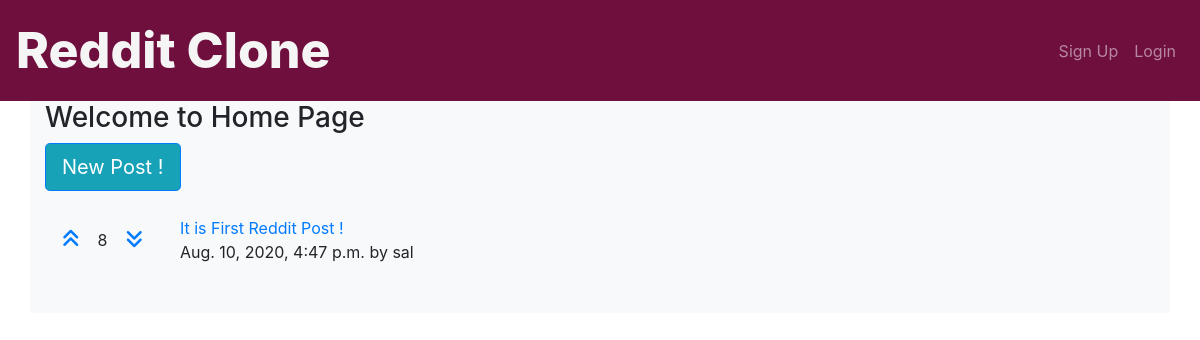
The app's page /, older data.
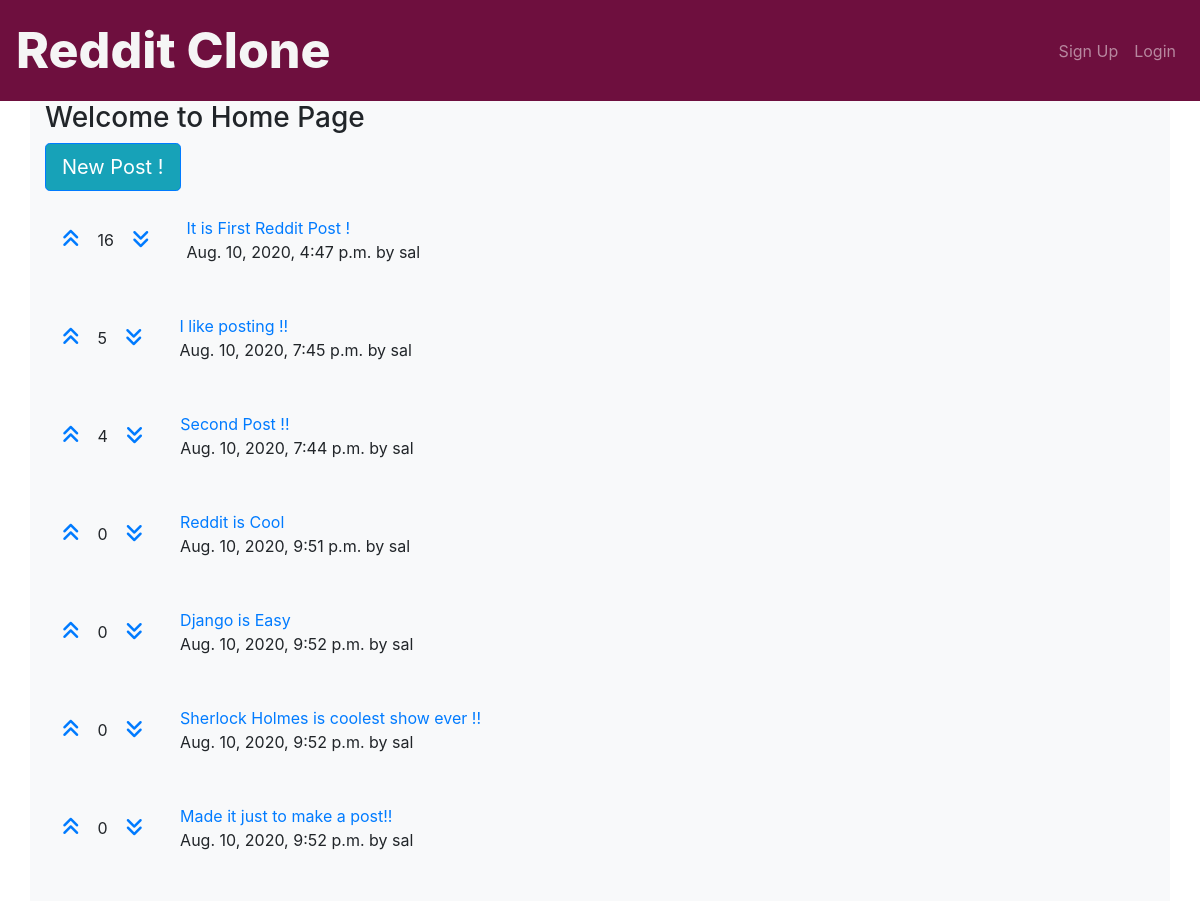
The same page, newer data.
### posts/models.py (models this page shows)
class Post(models.Model):
    title = models.CharField(max_length=200)
    url = models.TextField()
    pub_date = models.DateTimeField()
    author = models.ForeignKey(User,
    on_delete=models.CASCADE,)    # To refer to models defined in another application we can use Foreign Key
    votes_total = models.IntegerField(default=0)

### posts/views.py (the view)
# urls.py: 2. Add a URL to urlpatterns:  path('', views.home, name='home')
def home(request):
    posts = Post.objects.order_by('-votes_total')
    return render(request, 'posts/home.html', {'posts' : posts})

### posts/templates/posts/home.html (shortened to what this page needs)
{% extends 'base.html' %}
{% block content %}
<h3> Welcome to Home Page</h3>
<a href="{% url 'posts:create' %}" class="btn btn-primary btn-lg bg-info">New Post !</a>
<br/>
<br/>
{% for post in posts.all %}
<table>
    <tr>
        <td><a class="nav-link" href="#" onClick="document.getElementById('upvote{{ post.id }}').submit()"><i class='fas fa-angle-double-up' style='font-size:20px'></i></a></td><td> {{ post.votes_total }} </td><td><a class="nav-link" href="#" onClick="document.getElementById('downvote{{ post.id }}').submit()"><i class='fas fa-angle-double-down' style='font-size:20px'></i></a></td>
        <td style="padding-left: 20px;"><a href="{{ post.url }}">{{ post.title }}</a><br/>{{ post.pub_date }} by {{ post.author }}</td>
    </tr>
</table>
<br/>
<br/>
{% endfor %}
{% endblock %}

### templates/base.html (shortened to what this page needs)
<!DOCTYPE html>
<html lang="en">
    <head>
        <link rel="stylesheet" href="https://maxcdn.bootstrapcdn.com/bootstrap/4.5.0/css/bootstrap.min.css">
        <link rel="stylesheet" href="https://cdnjs.cloudflare.com/ajax/libs/font-awesome/4.7.0/css/font-awesome.min.css">
    </head>
<body>
    <nav class="navbar navbar-expand-lg navbar-dark bg-color" style="background-color: rgb(110, 15, 62);">
      <a class="navbar-brand" href="{% url 'home' %}" style="color:whitesmoke;font-weight: 800; font-size: 50px;">Reddit Clone</a>
        <div class="collapse navbar-collapse" id="navbarNav">
          <ul class="nav navbar-nav ml-auto">
            {% if user.is_authenticated %}
                <li><a class="nav-link" href="#" onClick="document.getElementById('logout').submit()">LogOut</a></li>
                  <form id="logout" method="POST" action="{% url 'accounts:logout' %}">
                      {% csrf_token %}
                      <input type="hidden">
                  </form>
            {% else %}
              <li><a class="nav-link" href="{% url 'accounts:signup' %}">Sign Up</a></li>
              <li><a class="nav-link" href="{% url 'accounts:login' %}">Login </a></li>
            {% endif %}
          </ul>
        </div>
      </nav>
    <div class="container bg-light">
        {% block content %}
        {% endblock %}
    </div>
</body>
</html>

Row changes from the older to the newer data that the page shows:
changed Post "It is First Reddit Post !": votes_total "8" → "16"
added Post: votes_total "5", title "I like posting !!", pub_date "Aug. 10, 2020, 7:45 p.m.", author "sal"
added Post: votes_total "4", title "Second Post !!", pub_date "Aug. 10, 2020, 7:44 p.m.", author "sal"
added Post: votes_total "0", title "Reddit is Cool", pub_date "Aug. 10, 2020, 9:51 p.m.", author "sal"
added Post: votes_total "0", title "Django is Easy", pub_date "Aug. 10, 2020, 9:52 p.m.", author "sal"
added Post: votes_total "0", title "Sherlock Holmes is coolest show ever !!", pub_date "Aug. 10, 2020, 9:52 p.m.", author "sal"
added Post: votes_total "0", title "Made it just to make a post!!", pub_date "Aug. 10, 2020, 9:52 p.m.", author "sal"
